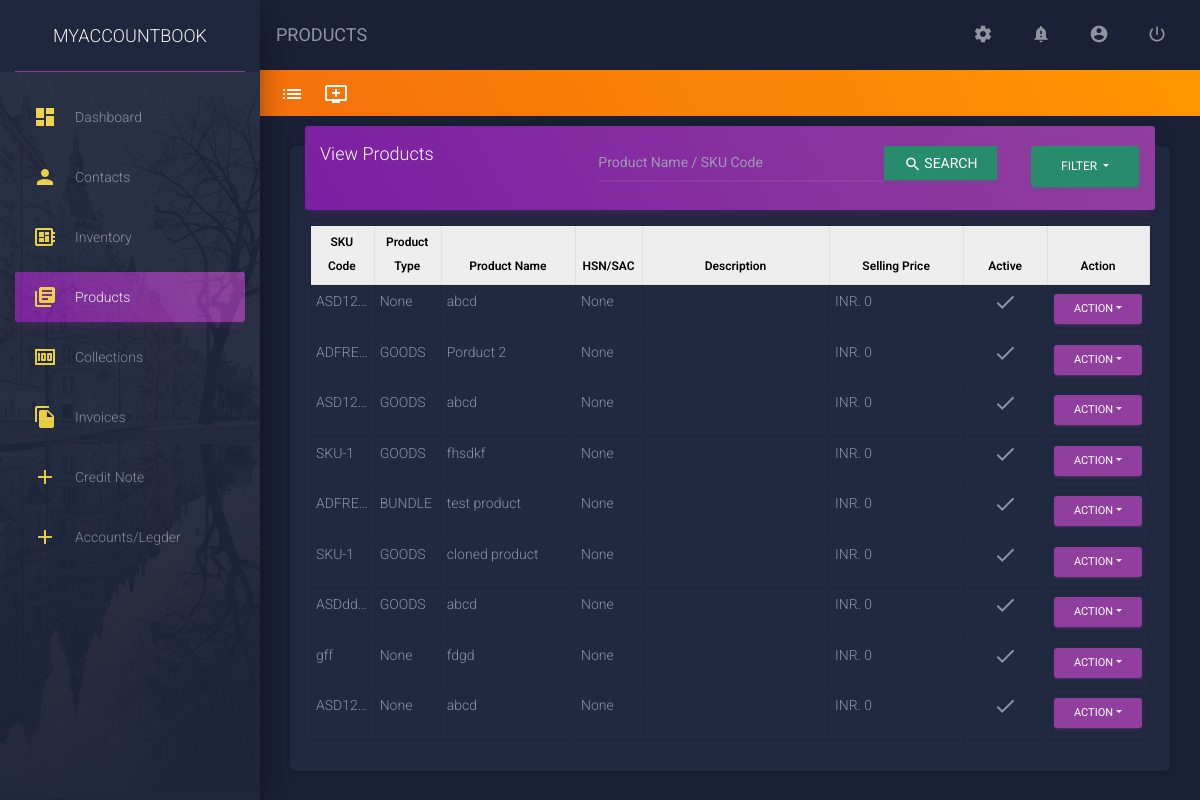
Screenshot of /products/ (signed in) with the database file from the repository.
### app/models/items_model.py (models this page shows, shortened)
class ProductsModel(models.Model):
    user = models.ForeignKey(
        User,
        db_index = True,
        on_delete = models.CASCADE,
        blank = True,
        null = True,
    )
    product_type = models.IntegerField(
        db_index = True,
        default=0,
        choices = items_constant.PRODUCT_TYPE,
        blank = True,
        null = True,
    )
    sku = models.CharField(
        max_length = 20,
        db_index = True,
        null = False,
        blank = False,
    )
    product_name = models.CharField(
        db_index = True,
        blank = False,
        null = False,
        max_length = 250,
    )
    product_description = models.TextField(
        blank = True,
        null = True,
    )
    cost_price = models.IntegerField(
        default = 0,
        db_index = True,
        blank = True,
        null = True,
    )
    preferred_currency = models.CharField(
        max_length = 5,
        db_index = True,
        default='INR',
        choices=items_constant.Currency,
        blank = True,
        null = True,
    )
    selling_price = models.CharField(
        max_length=15,
        db_index = True,
        default = 0.0,
        blank = False,
        null = False,
    )
    selling_GST = models.CharField(
        max_length=15,
        db_index = True,
        default = 0.0,
        blank = False,
        null = False,
    )
    discount = models.IntegerField(
        db_index = True,
        default = 0.0,
    )
    tax = models.CharField(
        default = 0.0,
        max_length=5,
        db_index = True,
        null=True,
        blank=True,
    )
    gst = models.CharField(
        max_length=5,
        default = 0.0,
        db_index = True,
        null=True,
        blank=True,
    )
    hsn_code = models.CharField(
        max_length = 250,
        db_index = True,
        blank = True,
        null = True,
    )
    abatement = models.IntegerField(
        default = 0,
        db_index = True,
    )
    unit = models.IntegerField(
        default = 0,
        db_index = True,
        blank = True,
        null = True,
        choices = items_constant.UNITS
    )
    is_active = models.BooleanField(
        db_index = True,
        default = True,
        choices = user_constants.IS_TRUE,
    )
    sales_account = models.IntegerField(
        db_index = True,
        null = True,
        blank = True,
        choices = items_constant.SALES_ACCOUNT_CHOICES,
    )
    purchase_account = models.IntegerField(
       db_index = True,
        null = True,
        blank = True,
        choices = items_constant.SALES_ACCOUNT_CHOICES,
    )

### app/views/products.py (the view, shortened to what this page needs)
# urls.py: path('products/', never_cache(login_required(products.view_products)), name = 'view_products'),
def view_products(request, *args, **kwargs):
    template_name = 'app/app_files/products/index.html'
    data = defaultdict()
    data["view"] = ""
    data["css_files"] = []
    data["js_files"] = ['custom_files/js/product.js',]
    data["active_link"] = 'Products'
    data["breadcrumb_title"] = 'PRODUCTS'
    data["included_template"] = 'app/app_files/products/view_products.html'
    a = str(request)
    x = a[-4:-1]
    if(len(a) == 31):
        products = ProductsModel.objects.prefetch_related('productphotos_set').filter(Q(user = request.user) & Q(is_active = True))
    else:
        search = a[37:(len(a))-2]
        products = ProductsModel.objects.filter(Q(user = request.user) & Q(sku__icontains = search) | Q(product_name__icontains = search))
    data["products"] = products
    return render(request, template_name, data)

### app/templatetags/common_filters.py (called while the page is built)
@register.simple_tag
def load_css_files(scripts = list()):
    html = []
    for script in scripts:
        html.append('<link rel="stylesheet" href="'+settings.STATIC_URL+script+'"/>')
    return safestring.mark_safe(''.join(html))

@register.simple_tag
def load_javascript_files(scripts = list()):
    html = []
    for script in scripts:
        html.append('<script src="'+settings.STATIC_URL+script+'"></script>')
    return safestring.mark_safe(''.join(html))

### app/templates/app/app_files/products/index.html
{% extends 'app/base/base.html' %}
{% load static %}
{% load common_filters %}
{% load pagination %}
{% block content %}
    <div class="row custom-row" style="padding:10px; background: linear-gradient(60deg,#f5700c,#ff9800);">
        <ul style="list-style:none; margin:0px; color:#FFFFFF; padding:0px;">
            <li class="nav-item" style="float:left;padding:0px 10px;">
                <a href="{% url 'view_products' %}" style="color:#FFFFFF; text-decoration:none; font-size: 20px;" title="View Products As List">
                    <i class="material-icons">list</i>
                </a>
            </li>
            <li class="nav-item" style="float:left;padding:0px 10px;">
                <a href="{% url 'add_products' %}" style="color:#FFFFFF; text-decoration:none; font-size: 20px;" title="Add Product">
                    <i class="material-icons">add_to_queue</i>
                </a>
            </li>
        </ul>
    </div>
<div class="container">
    {% include included_template %}
</div>
{% endblock %}

### app/templates/app/base/base.html (shortened to what this page needs)
{% load static %}
{% load common_filters %}
{% load common_components %}
<!DOCTYPE html>
<html lang="en">
<head>
    <link rel="stylesheet" href="https://maxcdn.bootstrapcdn.com/font-awesome/latest/css/font-awesome.min.css" />
    <link href="{% static 'all_page/css/material-dashboard.css' %}" rel="stylesheet" />
    <link href="{% static 'custom_files/css/common.css' %}" rel="stylesheet" />
</head>
<body class="dark-edition">
    <div class="wrapper ">
        <div class="sidebar" data-color="purple" data-background-color="black" data-image="{% static 'all_page/img/sidebar-2.jpg' %}">
            <div class="logo">
                <a href="{% url 'dashboard' %}" class="simple-text logo-normal" style="color:#FFFFFF">
                    MyAccountBook
                </a>
            </div>
            {% include 'app/base/navigation.html' %}
        </div>
        <div class="main-panel ps-container ps-theme-default">
            {% include 'app/base/top_nav_bar.html' %}
            <div class="content">
                <div class="container-fluid">
                    {% block content %}
                    {% endblock %}
                </div>
            </div>
        </div>
    </div>
</body>
</html>

### app/templates/app/base/navigation.html
{% load static %}
<div class="sidebar-wrapper ps-container ps-theme-default">
    <div class="sidebar-background" style="background-image: url({% static 'all_page/img/sidebar-2.jpg' %}) ">
        <ul class="nav" id="menu">
            <li class="nav-item deactive">
                <a class="nav-link" href="{% url 'dashboard' %}">
                <i class="material-icons" style="color:#ffe047;">dashboard</i>
                <p>Dashboard</p>
            </a>
            </li>
            <li class="nav-item ">
                <a class="nav-link" href="{% url 'contacts' %}">
                <i class="material-icons" style="color:#ffe047;">person</i>
                <p>Contacts</p>
                </a>
            </li>
            <li class="nav-item ">
                <a class="nav-link" href="{% url 'view_inventory' %}">
                <i class="material-icons" style="color:#ffe047;">developer_board</i>
                <p>Inventory</p>
                </a>
            </li>
            <li class="nav-item ">
                <a class="nav-link" href="{% url 'view_products' %}">
                <i class="material-icons" style="color:#ffe047;">library_books</i>
                <p>Products</p>
                </a>
            </li>
            <li class="nav-item ">
                <a class="nav-link" href="{% url 'collections' %}">
                <i class="material-icons" style="color:#ffe047;">money</i>
                <p>Collections</p>
                </a>
            </li>
            <li class="nav-item ">
                <a class="nav-link" href="{% url 'invoice' %}">
                <i class="material-icons" style="color:#ffe047;">file_copy</i>
                <p>Invoices</p>
                </a>
            </li>
            <li class="nav-item ">
                <a class="nav-link" href="{% url 'credit_note'  %}">
                <i class="material-icons" style="color:#ffe047;">add</i>
                <p>Credit Note</p>
                </a>
            </li>
            <li class="nav-item ">
                <a class="nav-link" href="{% url 'add_accounts'  %}">
                <i class="material-icons" style="color:#ffe047;">add</i>
                <p>Accounts/Legder</p>
                </a>
            </li>
        </ul>
    </div>
</div>

### app/templates/app/base/top_nav_bar.html
<nav class="navbar navbar-expand-lg navbar-transparent">
    <div class="navbar-wrapper">
        <a class="navbar-brand" href="javascript:void(0)"><strong>{{breadcrumb_title}}</strong></a>
    </div>
    <div class="container">
        <div class="collapse navbar-collapse justify-content-end" id="navbarNav">
            <ul class="navbar-nav">
                <li class="nav-item">
                    <a class="nav-link" title="Settings" href="#"><i class="material-icons">settings</i> <span class="sr-only">(current)</span></a>
                </li>
                <li class="nav-item">
                    <a class="nav-link" title="Notifications" href="#"><i class="material-icons">notification_important</i></a>
                </li>
                <li class="nav-item">
                    <a class="nav-link" title="Profile" href="#"><i class="material-icons">account_circle</i></a>
                </li>
                <li class="nav-item">
                    <a class="nav-link disabled" title="Sign Out" href="{% url 'logout' %}"><i class="material-icons">power_settings_new</i></a>
                </li>
            </ul>
        </div>
    </div>
  </nav>

### app/templates/app/app_files/products/view_products.html (shortened to what this page needs)
<div class="row">
    <div class="col-lg-12">
        <div class="card">
            <div class="card-header card-header-primary">
                <div class="row">
                    <div class="col">
                        <h4>View Products</h4>
                    </div>
                    <div class="col">
                        <form method="get" action="{% url 'view_products' %}">
                            <div class="input-group pull-right" style="width:400px; margin-bottom:10px;">
                            <input name="search" id="search" type="text" class="form-control" placeholder="Product Name / SKU Code" style="height: 41px !important">
                            <div class="input-group-append">
                                <button class="btn btn-sm btn-success" type="submit" style="border-radius:0px;">
                                    <i class="material-icons">search</i> <span style="font-size:14px;">Search</span>
                                </button>
                            </div>
                            </div>
                        </form>
                    </div>
                    <div class="col-2">
                        <form action="{% url 'view_products' %}" method="get">
                            <div class="dropdown">
                                <button class="btn btn-success dropdown-toggle" type="button" id="dropdownMenuButton" data-toggle="dropdown"data-display="static" aria-haspopup="true" aria-expanded="false" style="float: right;">
                                    Filter
                                </button>
                            </div>
                            </form>
                    </div>
                </div>
            </div>
            <div class="card-body">
                <div class="table">
                    <table class="table-bordered" width="100%" cellspacing="0">
                        <thead  style="background-color: #EEEEEE; color:#000000; font-size:11px">
                            <th class="text-center" style="width:7%;">SKU Code</th>
                            <th class="text-center" style="width: 8%;">Product Type</th>
                            <th class="text-center" style="width: 16%;">Product Name</th>
                            <th class="text-center" style="width: 8%;">HSN/SAC</th>
                            <th class="text-center">Description</th>
                            <th class="text-center" style="width: 16%;">Selling Price</th>
                            <th class="text-center" style="width: 10%;">Active</th>
                            <th class="text-center" style="width: 10%;">Action</th>
                        </thead>
                        <tbody>
                            {% for product in products %}
                                <tr id="t{{product.id}}">
                                    <td>{{ product.sku|truncatechars:6 }}</td>
                                    <td>{{ product.get_product_type_display }}</td>
                                    <td><a href="{% url 'edit_product' product.id %}" style="color: #8b92a9;">
                                            {{ product.product_name|truncatechars:15 }}
                                        </a>
                                    </td>
                                    <td>{{ product.hsn_code|truncatechars:8 }}</td>
                                    <td>{{ product.product_description|truncatechars:30  }}</td>
                                    <td>{{product.preferred_currency}}.  {{ product.selling_price|truncatechars:15 }}</td>
                                    <td class="text-center">
                                        {% if product.is_active %}
                                        <a title="Active" data-toggle="modal" data-target="#status{{product.id}}" style="padding:5px 5px;">
                                            <i class="material-icons" id="{{product.id}}">check</i>
                                        </a>
                                        {% else %}
                                        <a title="Inactive" data-toggle="modal" data-target="#status{{product.id}}" style="padding:5px 5px;">
                                            <i class="material-icons" id="{{product.id}}">clear</i>
                                        </a>
                                        {% endif %}
                                    </td>
                                    <td>
                                        <button class="btn btn-primary dropdown-toggle btn-sm" type="button" id="dropdownMenuButton" data-toggle="dropdown" aria-haspopup="true" aria-expanded="false" >Action</button>
                                    </td>
                                </tr>
                            {% endfor %}
                        </tbody>
                    </table>
                </div>
            </div>
        </div>
    </div>
</div>

### app/static/custom_files/css/common.css (style rules this page uses)
@media (min-width: 1200px) { .container { width:100% !important; } }
@media (min-width: 1200px) { .custom-row { margin-right: -3.75rem; } }
.custom-row { padding: 10px; background: linear-gradient(60deg,#f5700c,#ff9800); }
.form-control { height: 20px !important; }
.table th, .table td { padding: 4px 6px 6px 5px; }
#template_body h3, h4,h5 { margin-bottom: 3px; }

### rows the page displays
ProductsModel: sku "ASD12…", product_type "None", product_name "abcd", hsn_code "None", preferred_currency "INR", selling_price "0"
ProductsModel: sku "ADFRE…", product_type "GOODS", product_name "Porduct 2", hsn_code "None", preferred_currency "INR", selling_price "0"
ProductsModel: sku "ASD12…", product_type "GOODS", product_name "abcd", hsn_code "None", preferred_currency "INR", selling_price "0"
ProductsModel: sku "SKU-1", product_type "GOODS", product_name "fhsdkf", hsn_code "None", preferred_currency "INR", selling_price "0"
ProductsModel: sku "ADFRE…", product_type "BUNDLE", product_name "test product", hsn_code "None", preferred_currency "INR", selling_price "0"
ProductsModel: sku "SKU-1", product_type "GOODS", product_name "cloned product", hsn_code "None", preferred_currency "INR", selling_price "0"
ProductsModel: sku "ASDdd…", product_type "GOODS", product_name "abcd", hsn_code "None", preferred_currency "INR", selling_price "0"
ProductsModel: sku "gff", product_type "None", product_name "fdgd", hsn_code "None", preferred_currency "INR", selling_price "0"
ProductsModel: sku "ASD12…", product_type "None", product_name "abcd", hsn_code "None", preferred_currency "INR", selling_price "0"

### other values shown
{{ breadcrumb_title }} "PRODUCTS"
